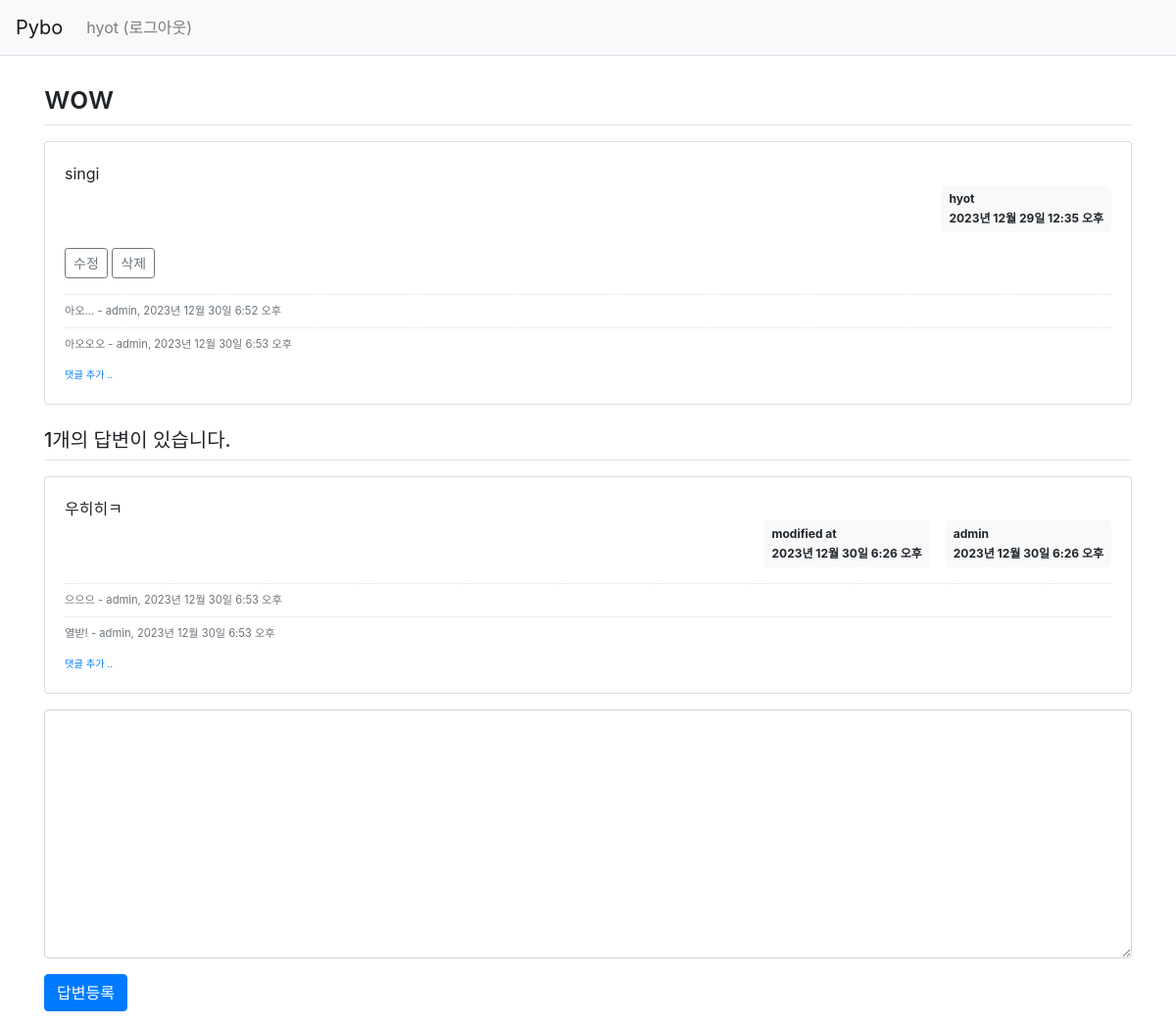
The app's page /pybo/311/ (signed in) with its own data.
### pybo/models.py (models this page shows, shortened)
class Question(models.Model):
    author = models.ForeignKey(User, on_delete=models.CASCADE)
    subject = models.CharField(max_length=200)
    content = models.TextField()
    create_date = models.DateTimeField()
    modify_date = models.DateTimeField(null=True, blank=True)

class Comment(models.Model):
    author = models.ForeignKey(User, on_delete=models.CASCADE)
    content = models.TextField()
    create_date = models.DateTimeField()
    modify_date = models.DateTimeField(null=True, blank=True)
    question = models.ForeignKey(Question, null=True, blank=True, on_delete=models.CASCADE)
    answer = models.ForeignKey(Answer, null=True, blank=True, on_delete=models.CASCADE)

class Answer(models.Model):
    author = models.ForeignKey(User, on_delete=models.CASCADE)
    question = models.ForeignKey(Question, on_delete=models.CASCADE)
    content = models.TextField()
    create_date = models.DateTimeField()
    modify_date = models.DateTimeField(null=True, blank=True)

### pybo/views.py (the view)
# urls.py: path('<int:question_id>/', views.detail, name='detail'),
def detail(request, question_id):
    question = get_object_or_404(Question, pk=question_id)
    context = {'question': question}
    return render(request, 'pybo/question_detail.html', context)

### templates/pybo/question_detail.html (shortened to what this page needs)
{% extends 'base.html' %}
{% block content %}
<div class="container my-3">
    <h2 class="border-bottom py-2">{{ question.subject }}</h2>
    <div class="card my-3">
        <div class="card-body">
            <div class="card-text" style="white-space: pre-line;">{{ question.content }}</div>
            <div class="d-flex justify-content-end">
                <div class="badge badge-light p-2 text-left">
                    <div class="mb-2">{{ question.author.username }}</div>
                    <div>{{ question.create_date }}</div>
                </div>
            </div>
            {% if request.user == question.author %}
            <div class="my-3">
                <a href="{% url 'pybo:question_modify' question.id  %}"
                   class="btn btn-sm btn-outline-secondary">수정</a>
                <a href="#" class="delete btn btn-sm btn-outline-secondary"
                   data-uri="{% url 'pybo:question_delete' question.id  %}">삭제</a>
            </div>
            {% endif %}
            {% if question.comment_set.count > 0 %}
            <div class="mt-3">
            {% for comment in question.comment_set.all %}
                <div class="comment py-2 text-muted">
                    <span style="white-space: pre-line;">{{ comment.content }}</span>
                    <span>
                        - {{ comment.author }}, {{ comment.create_date }}
                    </span>
                </div>
            {% endfor %}
            </div>
            {% endif %}
            <div>
                <a href="{% url 'pybo:comment_create_question' question.id  %}"
                   class="small"><small>댓글 추가 ..</small></a>
            </div>
        </div>
    </div>
    <h5 class="border-bottom my-3 py-2">{{question.answer_set.count}}개의 답변이 있습니다.</h5>
    {% for answer in question.answer_set.all %}
    <div class="card my-3">
        <div class="card-body">
            <div class="card-text" style="white-space: pre-line;">{{ answer.content }}</div>
            <div class="d-flex justify-content-end">
                {% if answer.modify_date %}
                <div class="badge badge-light p-2 text-left mx-3">
                    <div class="mb-2">modified at</div>
                    <div>{{ answer.modify_date }}</div>
                </div>
                {% endif %}
                <div class="badge badge-light p-2 text-left">
                    <div class="mb-2">{{ answer.author.username }}</div>
                    <div>{{ answer.create_date }}</div>
                </div>
            </div>
            {% if answer.comment_set.count > 0 %}
            <div class="mt-3">
            {% for comment in answer.comment_set.all %}
                <div class="comment py-2 text-muted">
                    <span style="white-space: pre-line;">{{ comment.content }}</span>
                    <span>
                        - {{ comment.author }}, {{ comment.create_date }}
                    </span>
                </div>
            {% endfor %}
            </div>
            {% endif %}
            <div>
                <a href="{% url 'pybo:comment_create_answer' answer.id  %}"
                   class="small"><small>댓글 추가 ..</small></a>
            </div>
        </div>
    </div>
    {% endfor %}
    <form action="{% url 'pybo:answer_create' question.id %}" method="post" class="my-3">
        <div class="form-group">
            <textarea {% if not user.is_authenticated %}disabled{% endif %}
              name="content" id="content" class="form-control" rows="10"></textarea>
        </div>
        <input type="submit" value="답변등록" class="btn btn-primary">
    </form>
</div>
{% endblock %}

### templates/navbar.html (shortened to what this page needs)
<nav class="navbar navbar-expand-lg navbar-light bg-light border-bottom">
    <a class="navbar-brand" href="{% url 'pybo:index' %}">Pybo</a>
    <div class="collapse navbar-collapse flex-grow-0" id="navbarNav">
        <ul class="navbar-nav">
            <li class="nav-item ">
                {% if user.is_authenticated %}
                <a class="nav-link" href="{% url 'common:logout' %}">{{ user.username }} (로그아웃)</a>
                {% else %}
                <a class="nav-link" href="{% url 'common:login' %}">로그인</a>
                {% endif %}
            </li>
        </ul>
    </div>
</nav>

### static/style.css (style rules this page uses)
.comment { border-top:dotted 1px #ddd; font-size:0.7em; }

### records on screen
Question: subject "wow", content "singi", author.username "hyot", create_date "2023년 12월 29일 12:35 오후", answer_set.count "1"
Comment: content "아오...", author "admin", create_date "2023년 12월 30일 6:52 오후"
Comment: content "아오오오", author "admin", create_date "2023년 12월 30일 6:53 오후"
Answer: content "우히히ㅋ", modify_date "2023년 12월 30일 6:26 오후", author.username "admin", create_date "2023년 12월 30일 6:26 오후"
Comment: content "으으으", author "admin", create_date "2023년 12월 30일 6:53 오후"
Comment: content "열받!", author "admin", create_date "2023년 12월 30일 6:53 오후"

### other values on screen
{{ user.username }} "hyot"
